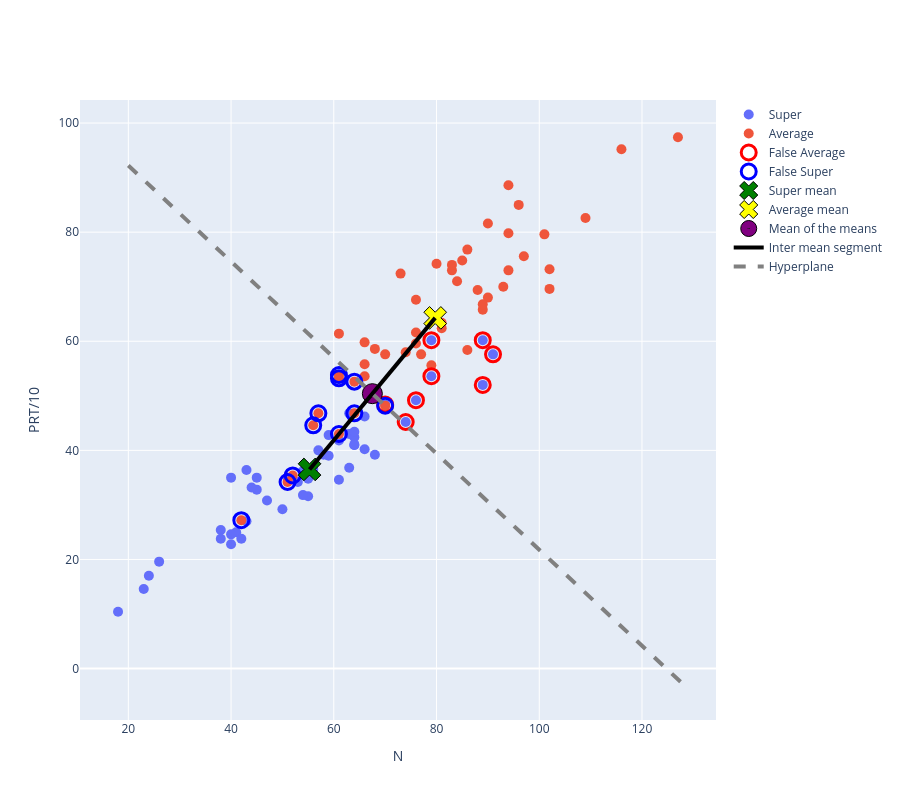

Notebook code for this chart:
### Markdown cell above
-Represent geometrically the samples, class means, and decision hyperplane?

### Code cell
fig=go.Figure()
fig.add_trace(go.Scatter(x=NSup,y=PRT10Sup,name='Super'))
#fig.update_traces(marker=dict(color='green', size=10))
fig.add_trace(go.Scatter(x=NAvg,y=PRT10Avg,name='Average'))
fig.update_traces(marker=dict(size=10))


ixFP = np.where((y[ixAverage]!=yp[ixAverage]))[0]+50
ixFN = np.where((y[ixSuper]!=yp[ixSuper]))[0]

fig.add_trace(go.Scatter(x=X[ixFN,0],y=X[ixFN,1],name='False Average',marker_size=15,
                         marker_symbol="circle-open",marker=dict(color="red",
                                                                 line=dict(width=3,color='red'))))
fig.add_trace(go.Scatter(x=X[ixFP,0],y=X[ixFP,1],name='False Super',marker_size=15,
                         marker_symbol="circle-open",marker=dict(color="blue",
                                                                 line=dict(width=3,color='blue'))))


fig.add_trace(go.Scatter(x=muSup[0],y=muSup[1], marker_size=20,
                         marker_symbol='x',name='Super mean',
                         marker=dict(color="green",line=dict(width=1,
                                        color='black'))))
fig.add_trace(go.Scatter(x=muAvg[0],y=muAvg[1], marker_size=20,
                         marker_symbol='x',name='Average mean',
                         marker=dict(color="yellow",line=dict(width=1,
                                        color='black'))))
fig.add_trace(go.Scatter(x=(muSup[0]+muAvg[0])/2,y=(muSup[1]+muAvg[1])/2, marker_size=20,
                         marker_symbol="circle-dot",name='Mean of the means',
                         marker=dict(color="purple",line=dict(width=1,
                                        color='black'))))

fig.update_traces(mode='markers')
fig.add_trace(go.Scatter(x=[muSup[0][0],muAvg[0][0]],y=[muSup[1][0],muAvg[1][0]],
                         mode='lines', line=dict(color="black",width=4),name='Inter mean segment'))


W = (muSup-muAvg)
b = -0.5*(muSup-muAvg).T@(muSup+muAvg)

x1=np.arange(20,130,1)
#x2=-(W[0,0]/W[1,0])*x1-b/W[1,0]

x2 = - ((muSup[0][0] - muAvg[0][0]) / (muSup[1][0] - muAvg[1][0])) * x1 + 0.5 * (muSup[0][0]**2 + muSup[1][0]**2 - muAvg[0][0]**2 - muAvg[1][0]**2) / (muSup[1][0] - muAvg[1][0])

fig.add_trace(go.Scatter(x=x1,y=x2.flatten(),
                         mode='lines', line=dict(dash='dash',color="gray",width=4),name='Hyperplane'))





fig.update_xaxes(title_text='N')
fig.update_yaxes(title_text='PRT/10')
fig.update_layout(
    autosize=False,
    width=900,
    height=800)
fig.show()

### Figure 1 — Plotly figure (JSON) as saved in the notebook; plotly's stock layout.template omitted (floating-point values rounded to 4 significant figures)
{"data": [{"marker": {"size": 10}, "mode": "markers", "name": "Super", "type": "scatter", "x": [41.0, 42.0, 26.0, 63.0, 45.0, 55.0, 57.0, 66.0, 64.0, 38.0, 40.0, 54.0, 55.0, 54.0, 59.0, 74.0, 63.0, 70.0, 56.0, 38.0, 45.0, 61.0, 91.0, 61.0, 66.0, 50.0, 63.0, 51.0, 24.0, 64.0, 64.0, 53.0, 43.0, 79.0, 44.0, 79.0, 58.0, 68.0, 18.0, 64.0, 59.0, 40.0, 40.0, 43.0, 89.0, 23.0, 47.0, 76.0, 52.0, 89.0], "y": [25.0, 23.8, 19.6, 36.8, 35.0, 31.6, 40.0, 40.2, 42.4, 25.4, 35.0, 31.8, 34.8, 36.2, 42.8, 45.2, 46.8, 48.4, 36.6, 23.8, 32.8, 41.8, 57.6, 34.6, 46.2, 29.2, 43.0, 35.0, 17.0, 41.0, 41.0, 34.2, 27.0, 60.2, 33.2, 53.6, 39.2, 39.2, 10.4, 43.4, 39.0, 24.6, 22.8, 36.4, 60.2, 14.6, 30.8, 49.2, 34.8, 52.0]}, {"marker": {"size": 10}, "mode": "markers", "name": "Average", "type": "scatter", "x": [76.0, 77.0, 81.0, 74.0, 70.0, 70.0, 76.0, 52.0, 42.0, 81.0, 56.0, 102.0, 86.0, 88.0, 109.0, 57.0, 61.0, 61.0, 61.0, 101.0, 96.0, 64.0, 94.0, 51.0, 61.0, 68.0, 84.0, 127.0, 93.0, 94.0, 90.0, 66.0, 66.0, 85.0, 102.0, 94.0, 83.0, 89.0, 79.0, 66.0, 83.0, 90.0, 97.0, 80.0, 76.0, 116.0, 86.0, 64.0, 89.0, 73.0], "y": [59.6, 57.6, 62.4, 58.0, 48.2, 57.6, 61.6, 35.4, 27.2, 63.4, 44.6, 69.6, 58.4, 69.4, 82.6, 46.8, 61.4, 53.2, 43.0, 79.6, 85.0, 52.6, 79.8, 34.2, 53.8, 58.6, 71.0, 97.4, 70.0, 73.0, 68.0, 55.8, 59.8, 74.8, 73.2, 88.6, 73.0, 65.8, 55.6, 53.6, 74.0, 81.6, 75.6, 74.2, 67.6, 95.2, 76.8, 46.8, 66.8, 72.4]}, {"marker": {"color": "red", "line": {"color": "red", "width": 3}, "size": 15, "symbol": "circle-open"}, "mode": "markers", "name": "False Average", "type": "scatter", "x": [74.0, 70.0, 91.0, 79.0, 79.0, 89.0, 76.0, 89.0], "y": [45.2, 48.4, 57.6, 60.2, 53.6, 60.2, 49.2, 52.0]}, {"marker": {"color": "blue", "line": {"color": "blue", "width": 3}, "size": 15, "symbol": "circle-open"}, "mode": "markers", "name": "False Super", "type": "scatter", "x": [70.0, 52.0, 42.0, 56.0, 57.0, 61.0, 61.0, 64.0, 51.0, 61.0, 64.0], "y": [48.2, 35.4, 27.2, 44.6, 46.8, 53.2, 43.0, 52.6, 34.2, 53.8, 46.8]}, {"marker": {"color": "green", "line": {"color": "black", "width": 1}, "size": 20, "symbol": "x"}, "mode": "markers", "name": "Super mean", "type": "scatter", "x": [55.28], "y": [36.5]}, {"marker": {"color": "yellow", "line": {"color": "black", "width": 1}, "size": 20, "symbol": "x"}, "mode": "markers", "name": "Average mean", "type": "scatter", "x": [79.74], "y": [64.28]}, {"marker": {"color": "purple", "line": {"color": "black", "width": 1}, "size": 20, "symbol": "circle-dot"}, "mode": "markers", "name": "Mean of the means", "type": "scatter", "x": [67.51], "y": [50.39]}, {"line": {"color": "black", "width": 4}, "mode": "lines", "name": "Inter mean segment", "type": "scatter", "x": [55.28, 79.74], "y": [36.5, 64.28]}, {"line": {"color": "gray", "dash": "dash", "width": 4}, "mode": "lines", "name": "Hyperplane", "type": "scatter", "x": [20, 21, 22, 23, 24, 25, 26, 27, 28, 29, 30, 31, 32, 33, 34, 35, 36, 37, 38, 39, 40, 41, 42, 43, 44, 45, 46, 47, 48, 49, 50, 51, 52, 53, 54, 55, 56, 57, 58, 59, 60, 61, 62, 63, 64, 65, 66, 67, 68, 69, 70, 71, 72, 73, 74, 75, 76, 77, 78, 79, 80, 81, 82, 83, 84, 85, 86, 87, 88, 89, 90, 91, 92, 93, 94, 95, 96, 97, 98, 99, 100, 101, 102, 103, 104, 105, 106, 107, 108, 109, 110, 111, 112, 113, 114, 115, 116, 117, 118, 119, 120, 121, 122, 123, 124, 125, 126, 127, 128, 129], "y": [92.23, 91.35, 90.47, 89.58, 88.7, 87.82, 86.94, 86.06, 85.18, 84.3, 83.42, 82.54, 81.66, 80.78, 79.9, 79.02, 78.14, 77.26, 76.38, 75.5, 74.62, 73.74, 72.86, 71.97, 71.09, 70.21, 69.33, 68.45, 67.57, 66.69, 65.81, 64.93, 64.05, 63.17, 62.29, 61.41, 60.53, 59.65, 58.77, 57.89, 57.01, 56.13, 55.25, 54.37, 53.48, 52.6, 51.72, 50.84, 49.96, 49.08, 48.2, 47.32, 46.44, 45.56, 44.68, 43.8, 42.92, 42.04, 41.16, 40.28, 39.4, 38.52, 37.64, 36.76, 35.87, 34.99, 34.11, 33.23, 32.35, 31.47, 30.59, 29.71, 28.83, 27.95, 27.07, 26.19, 25.31, 24.43, 23.55, 22.67, 21.79, 20.91, 20.03, 19.15, 18.26, 17.38, 16.5, 15.62, 14.74, 13.86, 12.98, 12.1, 11.22, 10.34, 9.46, 8.58, 7.699, 6.819, 5.938, 5.058, 4.177, 3.297, 2.416, 1.536, 0.6551, -0.2253, -1.106, -1.986, -2.867, -3.747]}], "layout": {"autosize": false, "height": 800, "width": 900, "xaxis": {"title": {"text": "N"}}, "yaxis": {"title": {"text": "PRT/10"}}}}
